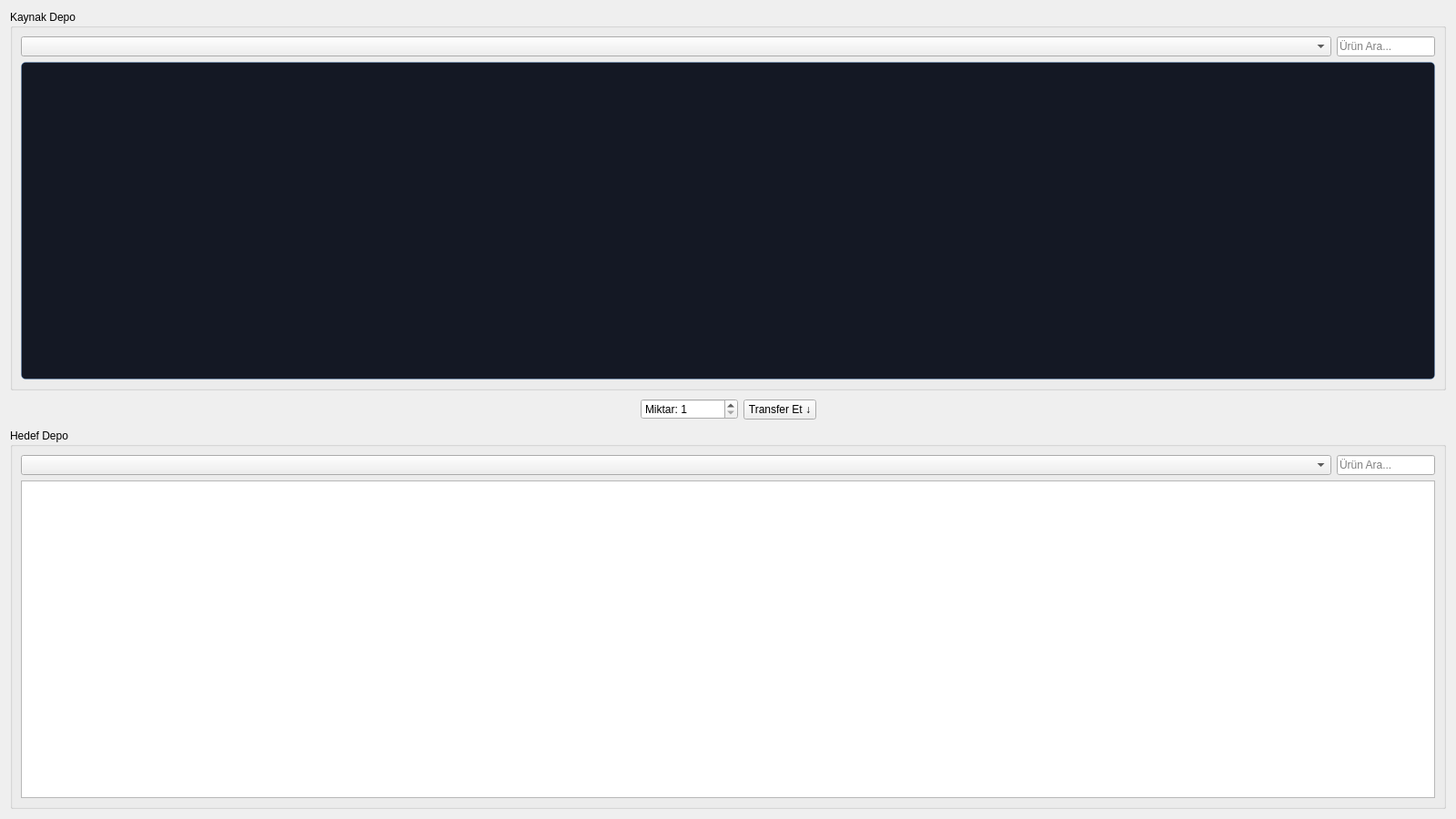
<?xml version="1.0" encoding="UTF-8"?>
<ui version="4.0">
 <class>TransferPage</class>
 <widget class="QWidget" name="TransferPage">
  <property name="geometry">
   <rect>
    <x>0</x>
    <y>0</y>
    <width>1600</width>
    <height>900</height>
   </rect>
  </property>
  <property name="windowTitle">
   <string>Depolar Arası Transfer</string>
  </property>
  <layout class="QVBoxLayout" name="mainLayout">
   <item>
    <widget class="QGroupBox" name="sourceGroupBox">
     <property name="title">
      <string>Kaynak Depo</string>
     </property>
     <layout class="QVBoxLayout" name="sourceLayout">
      <item>
       <layout class="QHBoxLayout" name="sourceHeaderLayout">
        <item>
         <widget class="QComboBox" name="sourceDepotCombo">
          <property name="sizePolicy">
           <sizepolicy hsizetype="Expanding" vsizetype="Fixed">
            <horstretch>1</horstretch>
            <verstretch>0</verstretch>
           </sizepolicy>
          </property>
         </widget>
        </item>
        <item>
         <widget class="QLineEdit" name="sourceSearchEdit">
          <property name="placeholderText">
           <string>Ürün Ara...</string>
          </property>
          <property name="clearButtonEnabled">
           <bool>true</bool>
          </property>
         </widget>
        </item>
       </layout>
      </item>
      <item>
       <widget class="QTableView" name="sourceTableView">
        <property name="styleSheet">
         <string notr="true">QTableView {
          background-color: rgb(20, 24, 36);
          border: 1px solid rgba(74, 144, 226, 0.3);
          border-radius: 5px;
          padding: 2px;
          gridline-color: rgba(74, 144, 226, 0.2);
      }</string>
        </property>
        <property name="alternatingRowColors">
         <bool>true</bool>
        </property>
        <property name="selectionMode">
         <enum>QAbstractItemView::SelectionMode::SingleSelection</enum>
        </property>
        <property name="selectionBehavior">
         <enum>QAbstractItemView::SelectionBehavior::SelectRows</enum>
        </property>
       </widget>
      </item>
     </layout>
    </widget>
   </item>
   <item>
    <layout class="QHBoxLayout" name="transferControlsLayout">
     <item>
      <spacer name="horizontalSpacer">
       <property name="orientation">
        <enum>Qt::Orientation::Horizontal</enum>
       </property>
       <property name="sizeHint" stdset="0">
        <size>
         <width>50</width>
         <height>30</height>
        </size>
       </property>
      </spacer>
     </item>
     <item>
      <widget class="QSpinBox" name="quantitySpinBox">
       <property name="prefix">
        <string>Miktar: </string>
       </property>
       <property name="minimum">
        <number>1</number>
       </property>
       <property name="maximum">
        <number>999999</number>
       </property>
      </widget>
     </item>
     <item>
      <widget class="QPushButton" name="transferButton">
       <property name="text">
        <string>Transfer Et ↓</string>
       </property>
       <property name="icon">
        <iconset>
         <normaloff>:/icons/transfer.png</normaloff>:/icons/transfer.png</iconset>
       </property>
      </widget>
     </item>
     <item>
      <spacer name="horizontalSpacer_2">
       <property name="orientation">
        <enum>Qt::Orientation::Horizontal</enum>
       </property>
       <property name="sizeHint" stdset="0">
        <size>
         <width>40</width>
         <height>20</height>
        </size>
       </property>
      </spacer>
     </item>
    </layout>
   </item>
   <item>
    <widget class="QGroupBox" name="targetGroupBox">
     <property name="title">
      <string>Hedef Depo</string>
     </property>
     <layout class="QVBoxLayout" name="targetLayout">
      <item>
       <layout class="QHBoxLayout" name="targetHeaderLayout">
        <item>
         <widget class="QComboBox" name="targetDepotCombo">
          <property name="sizePolicy">
           <sizepolicy hsizetype="Expanding" vsizetype="Fixed">
            <horstretch>1</horstretch>
            <verstretch>0</verstretch>
           </sizepolicy>
          </property>
         </widget>
        </item>
        <item>
         <widget class="QLineEdit" name="targetSearchEdit">
          <property name="placeholderText">
           <string>Ürün Ara...</string>
          </property>
          <property name="clearButtonEnabled">
           <bool>true</bool>
          </property>
         </widget>
        </item>
       </layout>
      </item>
      <item>
       <widget class="QTableView" name="targetTableView">
        <property name="alternatingRowColors">
         <bool>true</bool>
        </property>
        <property name="selectionMode">
         <enum>QAbstractItemView::SelectionMode::SingleSelection</enum>
        </property>
        <property name="selectionBehavior">
         <enum>QAbstractItemView::SelectionBehavior::SelectRows</enum>
        </property>
       </widget>
      </item>
     </layout>
    </widget>
   </item>
  </layout>
 </widget>
 <resources/>
 <connections/>
</ui>
